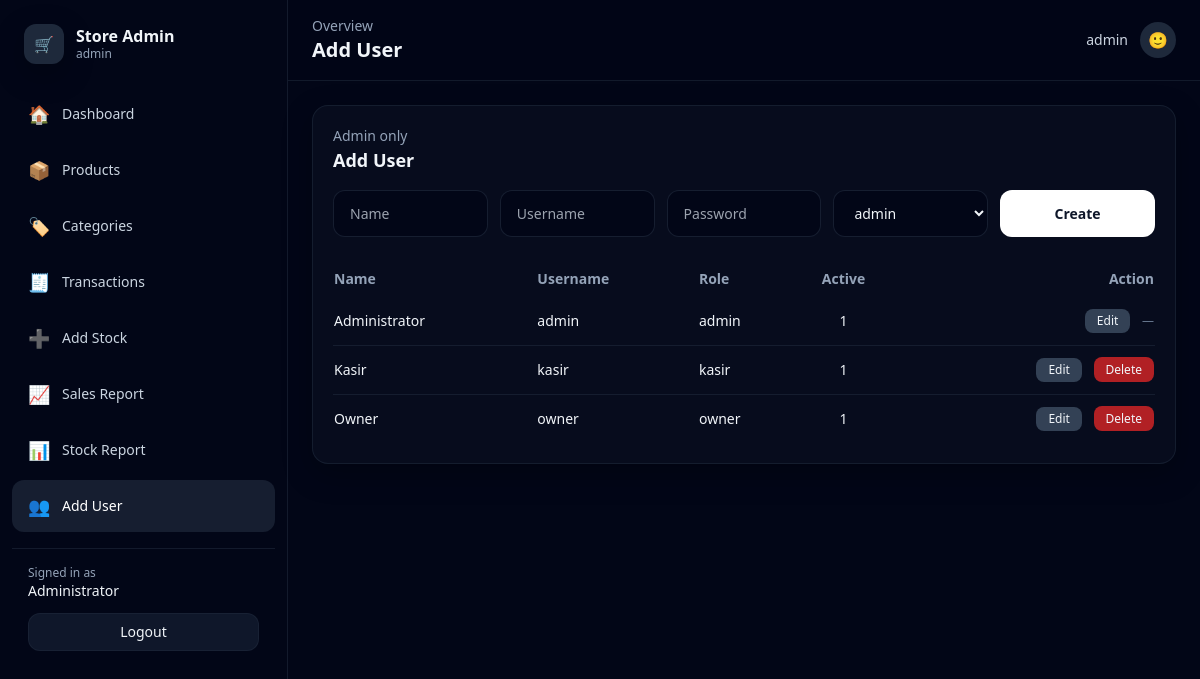
/public/index.php?route=users_add (signed in), run on the app's committed database.
### tables this page shows
CREATE TABLE users (
  id INT AUTO_INCREMENT PRIMARY KEY,
  name VARCHAR(100) NOT NULL,
  username VARCHAR(50) NOT NULL UNIQUE,
  password_hash VARCHAR(255) NOT NULL,
  role ENUM('admin','kasir','owner') NOT NULL,
  is_active TINYINT(1) DEFAULT 1,
  created_at TIMESTAMP DEFAULT CURRENT_TIMESTAMP
);

### app/Helpers/view.php (called while the page is built, shortened)
<?php
function render(string $view, array $data = []): void {
  require __DIR__ . '/../Views/layout.php';
}

### public/index.php (called while the page is built, shortened)
<?php
require_once __DIR__ . '/../config/db.php';
require_once __DIR__ . '/../app/Helpers/auth.php';
require_once __DIR__ . '/../app/Helpers/view.php';
$route = $_GET['route'] ?? 'dashboard';
switch ($route) {
  case 'users_add':
    require_once __DIR__ . '/../app/Controllers/UserAddController.php';
    $res = UserAddController::index($pdo);
    break;
}
$view = $res['view'];
$data = $res['data'] ?? [];
$data['view'] = $view;
render($view, $data);

### app/Helpers/auth.php (called while the page is built, shortened)
<?php
function current_user(): array {
  return $_SESSION['user'] ?? [];
}

### app/Controllers/UserAddController.php (called while the page is built, shortened)
<?php
require_once __DIR__ . '/../Helpers/auth.php';
final class UserAddController
{
  public static function index(PDO $pdo): array
  {
    $users = $pdo->query("
      SELECT id, name, username, role, is_active
      FROM users
      ORDER BY id ASC
    ")->fetchAll();
    return [
      'view' => 'users_add',
      'data' => compact('users')
    ];
  }
}

### app/Views/users_add.php (the view, shortened to what this page needs)
<form method="post" action="<?= BASE_URL ?>/public/index.php?route=users_add"
      class="grid grid-cols-1 md:grid-cols-5 gap-3 mb-6">
  <input name="name" required placeholder="Name"
    class="rounded-xl bg-slate-950 border border-slate-800/70 px-4 py-3 text-sm">
  <input name="username" required placeholder="Username"
    class="rounded-xl bg-slate-950 border border-slate-800/70 px-4 py-3 text-sm">
  <input name="password" required placeholder="Password"
    class="rounded-xl bg-slate-950 border border-slate-800/70 px-4 py-3 text-sm">
  <select name="role"
    class="rounded-xl bg-slate-950 border border-slate-800/70 px-4 py-3 text-sm">
    <option value="admin">admin</option>
  </select>
  <button class="rounded-xl bg-white text-slate-900 px-5 py-3 text-sm font-semibold">
    Create
  </button>
</form>
<div class="overflow-x-auto">
<table class="min-w-full text-sm">
  <thead class="text-slate-400">
    <tr>
      <th class="text-left py-2">Name</th>
      <th class="text-left py-2">Username</th>
      <th class="text-left py-2">Role</th>
      <th class="text-center py-2">Active</th>
      <th class="text-right py-2">Action</th>
    </tr>
  </thead>
  <tbody class="divide-y divide-slate-800/60">
    <?php foreach ($users as $u): ?>
      <tr class="hover:bg-slate-950/40">
        <td class="py-3"><?= htmlspecialchars($u['name']) ?></td>
        <td class="py-3"><?= htmlspecialchars($u['username']) ?></td>
        <td class="py-3"><?= htmlspecialchars($u['role']) ?></td>
        <td class="py-3 text-center"><?= (int)$u['is_active'] ?></td>
        <td class="py-3 text-right space-x-2">
          <button
            onclick="openEditUser(
              <?= (int)$u['id'] ?>,
              '<?= htmlspecialchars($u['name'], ENT_QUOTES) ?>',
              '<?= htmlspecialchars($u['role'], ENT_QUOTES) ?>',
              <?= (int)$u['is_active'] ?>
            )"
            class="px-3 py-1 rounded-lg bg-slate-700 hover:bg-slate-600 text-xs">
            Edit
          </button>
          <?php if ($u['id'] !== $_SESSION['user']['id']): ?>
            <a
              href="<?= BASE_URL ?>/public/index.php?route=users_add&delete=<?= (int)$u['id'] ?>"
              onclick="return confirm('Delete this user?')"
              class="px-3 py-1 rounded-lg bg-red-600/80 hover:bg-red-600 text-xs">
              Delete
            </a>
          <?php else: ?>
            <span class="text-slate-500 text-xs">—</span>
          <?php endif; ?>
        </td>
      </tr>
    <?php endforeach; ?>
  </tbody>
</table>
</div>
<?php
require __DIR__ . '/_card.php';

### app/Views/layout.php (shortened to what this page needs)
<?php
require_once __DIR__ . '/../Helpers/auth.php';
$u = current_user();
$routes = [
  'dashboard'    => ['label' => 'Dashboard',     'path' => 'dashboard',     'icon' => '🏠', 'roles' => ['admin','kasir','owner']],
  'products'     => ['label' => 'Products',      'path' => 'products',      'icon' => '📦', 'roles' => ['admin']],
  'categories'   => ['label' => 'Categories',    'path' => 'categories',    'icon' => '🏷️', 'roles' => ['admin']],
  'transactions' => ['label' => 'Transactions',  'path' => 'transactions',  'icon' => '🧾', 'roles' => ['admin','kasir']],
  'stock_in'     => ['label' => 'Add Stock',     'path' => 'stock_in',      'icon' => '➕', 'roles' => ['admin','kasir']],
  'reports_sales'=> ['label' => 'Sales Report',  'path' => 'reports_sales', 'icon' => '📈', 'roles' => ['owner', 'admin']],
  'reports_stock'=> ['label' => 'Stock Report',  'path' => 'reports_stock', 'icon' => '📊', 'roles' => ['owner', 'admin']],
  'users_add'    => ['label' => 'Add User',      'path' => 'users_add',     'icon' => '👥', 'roles' => ['admin']],
];
$route = $_GET['route'] ?? 'dashboard';
$title = $routes[$route]['label'] ?? 'Dashboard';
?><!doctype html>
<html lang="en">
<head>
  <script src="https://cdn.tailwindcss.com"></script>
  <link rel="stylesheet" href="<?= BASE_URL ?>/assets/css/app.css">
</head>
<body class="bg-slate-950 text-slate-100">
  <?php if ($route === 'login'): ?>
    <?php require __DIR__ . '/login.php'; ?>
  <?php else: ?>
  <div class="min-h-screen flex">
    <aside class="w-72 bg-slate-950 border-r border-slate-800/60 hidden md:block">
      <div class="px-6 py-6">
        <div class="flex items-center gap-3">
          <div class="h-10 w-10 rounded-xl bg-slate-800 grid place-items-center shadow-soft">🛒</div>
          <div>
            <div class="font-semibold leading-tight"><?= htmlspecialchars(APP_NAME) ?></div>
            <div class="text-xs text-slate-400"><?= htmlspecialchars($u['role'] ?? 'user') ?></div>
          </div>
        </div>
      </div>
      <nav class="px-3 pb-6">
      <?php foreach ($routes as $key => $item):
      $active = ($route === $key);
      ?>
          <a href="<?= BASE_URL ?>/public/index.php?route=<?= urlencode($key) ?>"
             class="flex items-center gap-3 px-4 py-3 rounded-xl mb-1
                    <?= $active ? 'bg-slate-800/70 text-white' : 'text-slate-300 hover:bg-slate-900/60 hover:text-white' ?>">
            <span class="text-lg"><?= $item['icon'] ?></span>
            <span class="text-sm font-medium"><?= htmlspecialchars($item['label']) ?></span>
          </a>
        <?php endforeach; ?>
        <div class="mt-4 border-t border-slate-800/60 pt-4 px-4">
          <div class="text-xs text-slate-400">Signed in as</div>
          <div class="text-sm font-medium"><?= htmlspecialchars($u['name'] ?? $u['username'] ?? '-') ?></div>
          <a href="<?= BASE_URL ?>/public/index.php?route=logout"
             class="mt-3 inline-flex items-center justify-center w-full px-4 py-2 rounded-xl bg-slate-900 hover:bg-slate-800 border border-slate-800/60 text-sm">
            Logout
          </a>
        </div>
      </nav>
    </aside>
    <main class="flex-1">
      <div class="sticky top-0 z-10 bg-slate-950/80 backdrop-blur border-b border-slate-800/60">
        <div class="px-6 py-4 flex items-center justify-between">
          <div>
            <div class="text-sm text-slate-400">Overview</div>
            <div class="text-xl font-semibold"><?= htmlspecialchars($title) ?></div>
          </div>
          <div class="flex items-center gap-3">
            <div class="hidden sm:block text-sm text-slate-300"><?= htmlspecialchars($u['username'] ?? '') ?></div>
            <div class="h-9 w-9 rounded-full bg-slate-800 grid place-items-center">🙂</div>
          </div>
        </div>
      </div>
      <div class="px-6 py-6">
        <?php require __DIR__ . '/' . $view . '.php'; ?>
      </div>
    </main>
  </div>
  <?php endif; ?>
</body>
</html>

### assets/css/app.css (style rules this page uses)
:root { color-scheme:dark }
* { scrollbar-color:#334155 transparent; scrollbar-width:thin }
a { transition:all .15s ease }

### data on the page
users: role "admin", name "Administrator", username "admin", is_active "1"
users: name "Kasir", username "kasir", role "kasir", is_active "1"
users: name "Owner", username "owner", role "owner", is_active "1"

### other printed values
APP_NAME "Store Admin"
$item['icon'] "🏠"
$item['label'] "Dashboard"
$item['icon'] "📦"
$item['label'] "Products"
$item['icon'] "🏷️"
$item['label'] "Categories"
$item['icon'] "🧾"
$item['label'] "Transactions"
$item['icon'] "➕"
$item['label'] "Add Stock"
$item['icon'] "📈"
$item['label'] "Sales Report"
$item['icon'] "📊"
$item['label'] "Stock Report"
